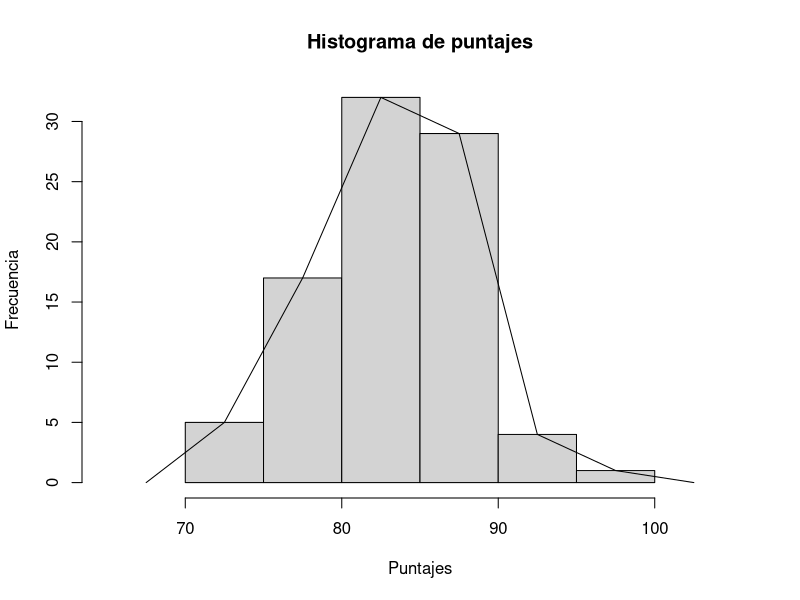
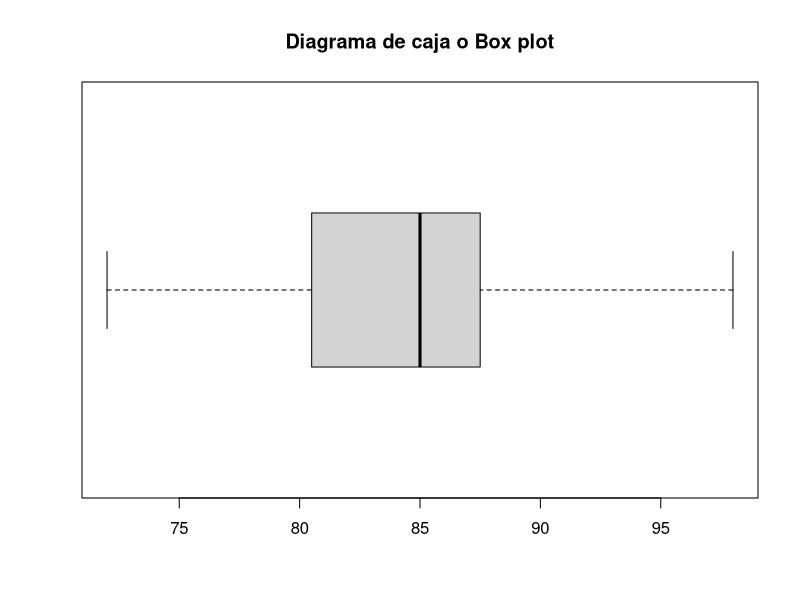
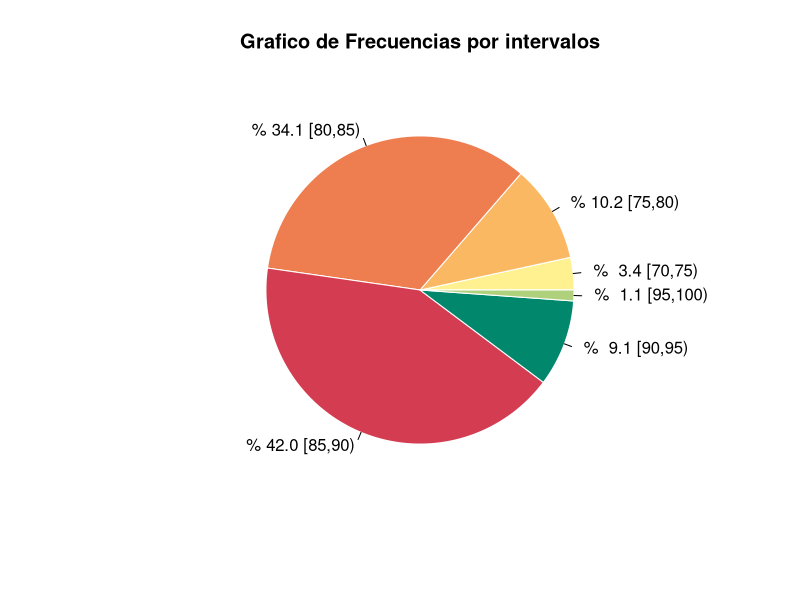

Generate these figures, in order, with R:
## ---- chunk 1
datos <- c(
  84 ,85 ,87 ,72 ,88 ,87 ,86 ,88 ,80 ,82 ,88 ,76 ,75 ,85 ,81 ,93 ,84 ,80 ,83 ,89 ,83 ,88,
  87 ,80 ,80 ,87 ,84 ,83 ,88 ,85 ,98 ,85 ,91 ,83 ,78 ,82 ,85 ,80 ,80 ,92 ,76 ,81 ,75 ,86,
  84 ,82 ,89 ,85 ,88 ,85 ,89 ,83 ,87 ,85 ,85 ,80 ,92 ,86 ,78 ,89 ,88 ,81 ,90 ,85 ,72 ,87,
  80 ,87 ,83 ,89 ,80 ,90 ,90 ,87 ,72 ,87 ,82 ,85 ,78 ,80 ,90 ,77 ,84 ,84 ,89 ,79 ,81 ,85
)

datos

## ---- chunk 2
intervalos <- seq(70,100,5)
intervalos

tabla <- data.frame(table(cut(datos,intervalos, right = FALSE))) 
colnames(tabla)[1] <- "Intervals"
tabla 

## ---- chunk 3

histograma <- hist(datos,                          # Paso los datos originales
                 breaks = intervalos,              # Vector con limites de intervalos
                 xlim = c(65,105),                 # Limites eje X
                 xlab = "Puntajes",                # Titulo de eje X
                 ylab = "Frecuencia",              # Titulo de eje Y
                 main = "Histograma de puntajes")  # Titulo del Grafico

# Nota: el unico parametro obligatorio son los datos -> hist(datos) Funciona!

# El param breaks me da control sobre como se arman las barras


lines( c(67.5,c(histograma$mids),102.5) , c(0,c(histograma$counts),0) )

## ---- chunk 4

tabla$FrecRel <- tabla$Freq/sum(tabla$Freq)      # Frecuencia relativa
tabla$RelPor <- tabla$FrecRel*100                # Frecuencia relativa porcentual
tabla$RelAcu <- cumsum(tabla$FrecRel)            # Frecuencia relativa acumulada creciente 
tabla$RelDes <- rev(cumsum(rev(tabla$FrecRel)))  # Frecuencia relativa acumulada decreciente 
tabla$PorAcu <- cumsum(tabla$RelPor)             # Frecuencia relativa acumulada creciente porcentual
tabla$PorDes <- rev(cumsum(rev(tabla$RelPor)))   # Frecuencia relativa acumulada decreciente porcentual

# Pueden imprimir la tabla usando print(...) y pasando la cantidad de digitos de los datos
print(tabla, digits = 3)

## ---- chunk 5
knitr::kable(tabla, format = "markdown", digits = 3)
## ---- chunk 6
summary(datos)

boxplot(datos, horizontal = TRUE,  main = "Diagrama de caja o Box plot")


## ---- chunk 7
pie(tabla$Freq, 
    labels = paste(" %", format(tabla$RelPor, digits = 2), tabla$Intervals ), 
    main = "Grafico de Frecuencias por intervalos",
    col = c("#fff18f","#fbb862","#ee7d4f","#d43d51","#00876c","#afd17c"),
    border = 0
    )

## ---- chunk 8
min(datos)

max(datos)

mean(datos)

median(datos)

var(datos)

sd(datos)

cv <- sd(datos)/mean(datos)
cv*100

quantile(datos, c(0.85))

quantile(datos, c(0.25,0.50,0.75))

summary(datos)

